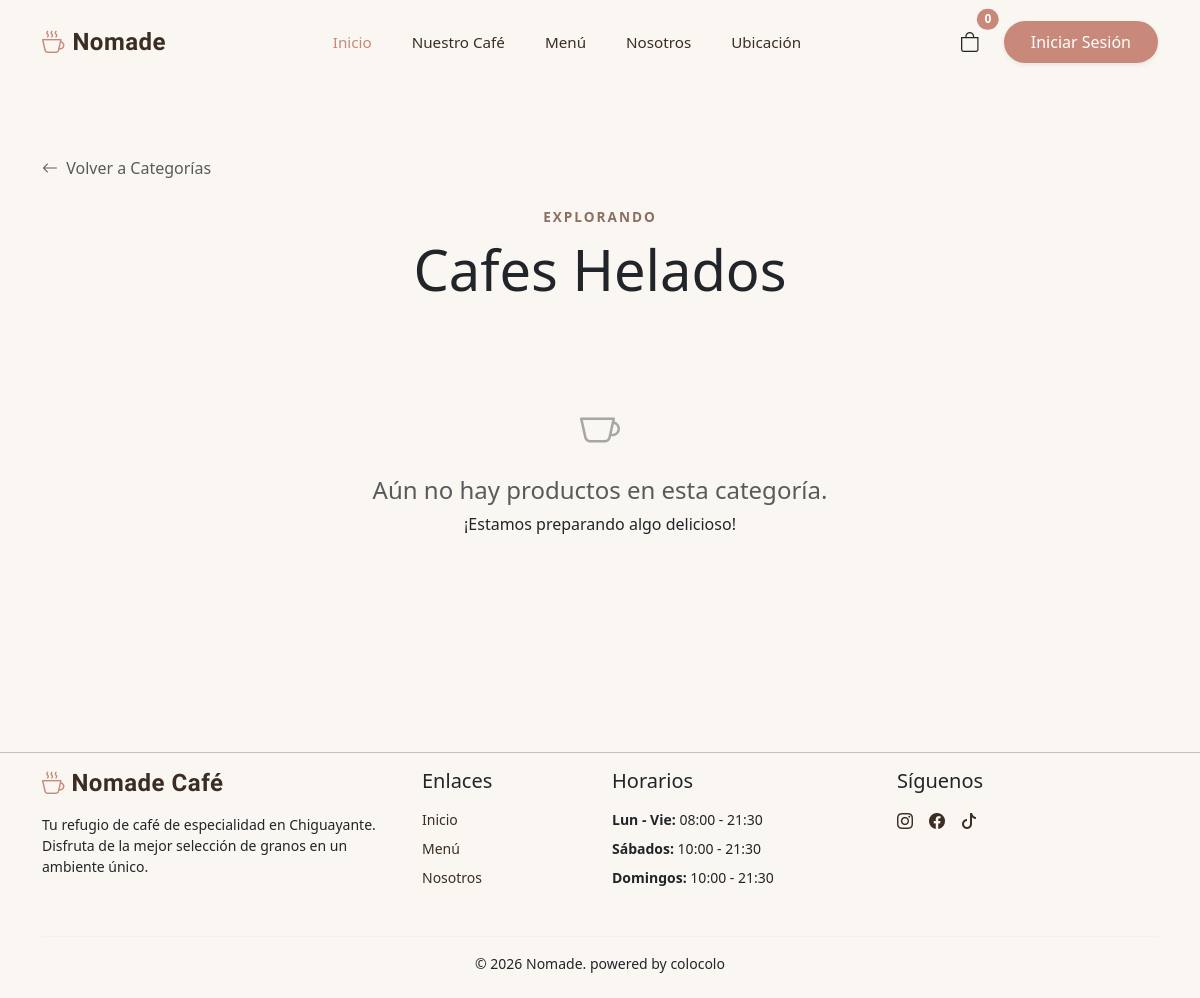
The app's page /categoria/3/, older data.
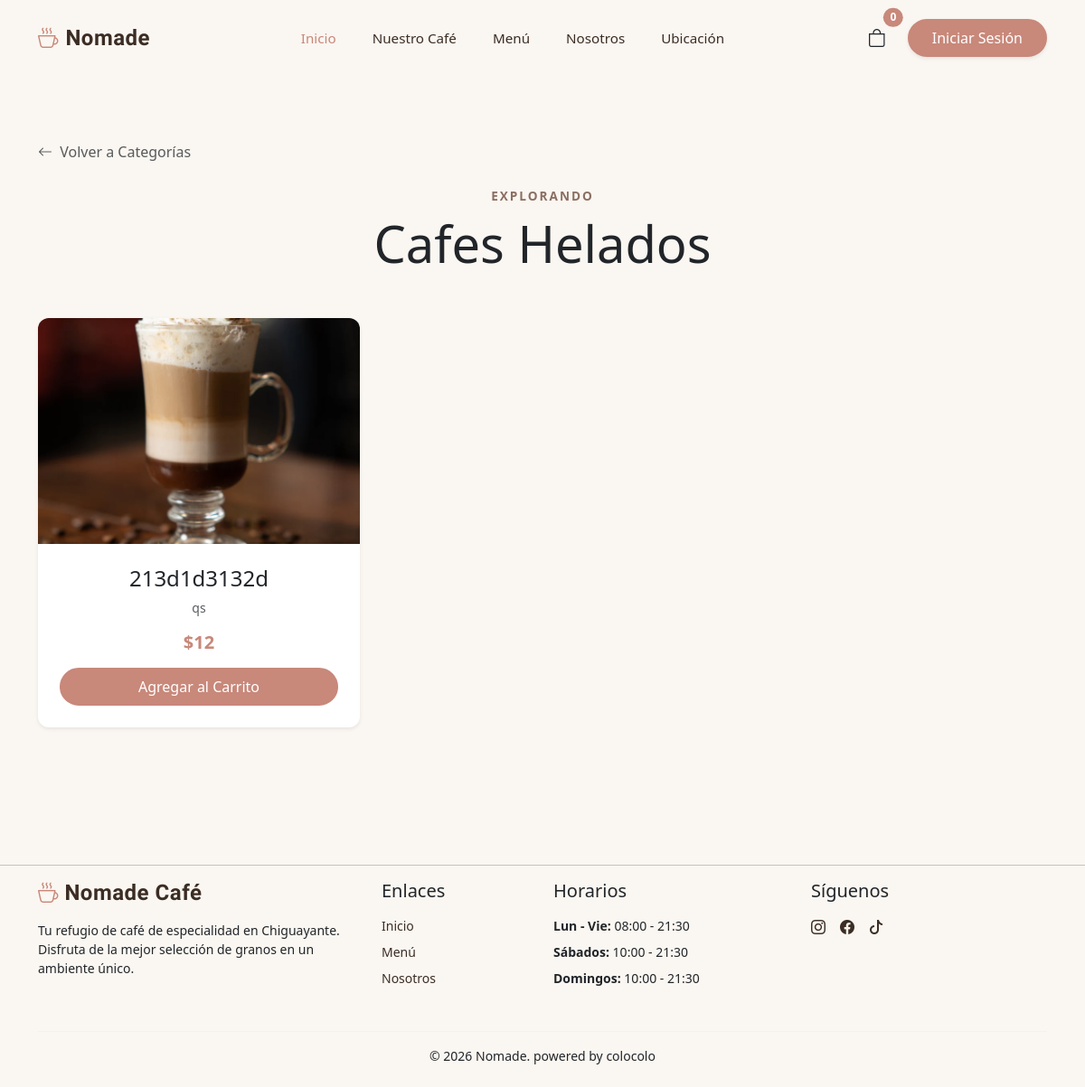
The same page, newer data.
### catalogo/models.py (models this page shows, shortened)
class Producto(models.Model):
    nombre = models.CharField(max_length=200)
    descripcion = models.TextField()
    precio = models.IntegerField()
    stock = models.IntegerField()
    image = models.ImageField(upload_to='productos/', null=True, blank=True)
    categoria = models.ForeignKey(Categoria, on_delete=models.CASCADE, related_name='productos')

### catalogo/views.py (the view)
# urls.py: path('categoria/<int:categoria_id>/', views.ordernar_categorias_view, name='filtro_categoria'),
def ordernar_categorias_view(request, categoria_id):
    categoria = Categoria.objects.get(id=categoria_id)
    productos = Producto.objects.filter(categoria=categoria)
    contexto = {'categoria': categoria, 'productos': productos}
    return render(request, 'catalogo/productos.html', contexto)

### catalogo/context_processors.py (called while the page is built)
def cantidad_carrito(request):
    total = 0
    if 'carrito' in request.session: # si ya hay un carrito
        for key, value in request.session['carrito'].items():
            total += value['cantidad'] # suma la cantidad de cada prod guardado
    return {'cantidad_carrito' : total} #envia la cantidad al html

### catalogo/templates/catalogo/productos.html (shortened to what this page needs)
{% extends 'catalogo/base.html' %}
{% block content %}
<div class="container py-5 mt-4">
    <a href="{% url 'menu' %}" class="text-decoration-none text-muted mb-4 d-inline-block">
        <i class="bi bi-arrow-left me-1"></i> Volver a Categorías
    </a>
    <div class="text-center mb-5">
        <span class="text-uppercase fw-bold letter-spacing-1"
            style="color: var(--muted-foreground); letter-spacing: 2px; font-size: 0.85rem;">Explorando</span>
        <h2 class="display-4 mt-2 font-playfair">{{ categoria.nombre }}</h2>
    </div>
    <div class="row g-4">
        {% for producto in productos %}
        <div class="col-md-4">
            <div class="card product-card h-100 d-flex flex-column shadow-sm">
                {% if producto.image %}
                <img src="{{ producto.image.url }}" class="card-img-top" alt="{{ producto.nombre }}">
                {% else %}
                <img src="https://images.pexels.com/photos/312418/pexels-photo-312418.jpeg?auto=compress&cs=tinysrgb&w=800"
                    class="card-img-top" alt="">
                {% endif %}
                <div class="card-body p-4 text-center d-flex flex-column flex-grow-1">
                    <h4 class="card-title font-playfair mb-2">{{ producto.nombre }}</h4>
                    <p class="card-text text-muted small mb-3">{{ producto.descripcion|truncatewords:15 }}</p>
                    <div class="mt-auto">
                        <h5 class="fw-bold mb-3" style="color: var(--primary);">${{ producto.precio }}</h5>
                        <button class="btn btn-outline-dark rounded-pill w-100" type="button"
                            data-bs-toggle="offcanvas"
                            data-bs-target="#offcanvasProducto{{producto.id}}"
                            aria-controls="offcanvasProducto{{producto.id}}"
                            {% if producto.categoria.tiene_tamano %}onclick="setTimeout(()=>actualizarBoton({{producto.id}},{{producto.precio}}),50)"{% endif %}>
                            Agregar al Carrito
                        </button>
                    </div>
                </div>
            </div>
        </div>
        {% empty %}
        <div class="col-12 text-center py-5">
            <i class="bi bi-cup text-muted fs-1 mb-3 d-block opacity-50"></i>
            <h4 class="font-playfair text-muted">Aún no hay productos en esta categoría.</h4>
            <p>¡Estamos preparando algo delicioso!</p>
        </div>
        {% endfor %}
    </div>
</div>
{% endblock content %}

Row changes from the older to the newer data that the page shows:
added Producto: image (picture), nombre "213d1d3132d", descripcion "qs", precio "12"
Text that changed along with them:
text no longer shown: "Aún no hay productos en esta categoría. ¡Estamos preparando algo delicioso!"
